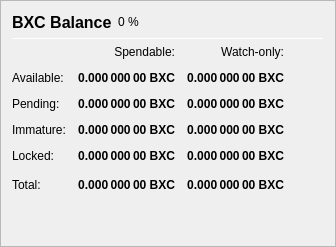
                   <widget class="QFrame" name="frame_Balances">
                    <property name="frameShape">
                     <enum>QFrame::StyledPanel</enum>
                    </property>
                    <property name="frameShadow">
                     <enum>QFrame::Raised</enum>
                    </property>
                    <layout class="QVBoxLayout" name="verticalLayout_4">
                     <item>
                      <layout class="QHBoxLayout" name="horizontalLayout_4">
                       <item>
                        <widget class="QLabel" name="label_5">
                         <property name="minimumSize">
                          <size>
                           <width>0</width>
                           <height>20</height>
                          </size>
                         </property>
                         <property name="font">
                          <font>
                           <pointsize>12</pointsize>
                           <weight>75</weight>
                           <bold>true</bold>
                          </font>
                         </property>
                         <property name="text">
                          <string>BXC Balance</string>
                         </property>
                        </widget>
                       </item>
                       <item>
                        <widget class="QLabel" name="labelBXCPercent">
                         <property name="text">
                          <string notr="true">0 %</string>
                         </property>
                        </widget>
                       </item>
                       <item>
                        <spacer name="horizontalSpacer_3">
                         <property name="orientation">
                          <enum>Qt::Horizontal</enum>
                         </property>
                         <property name="sizeHint" stdset="0">
                          <size>
                           <width>40</width>
                           <height>20</height>
                          </size>
                         </property>
                        </spacer>
                       </item>
                      </layout>
                     </item>
                     <item>
                      <widget class="Line" name="line_Balance">
                       <property name="minimumSize">
                        <size>
                         <width>0</width>
                         <height>1</height>
                        </size>
                       </property>
                       <property name="maximumSize">
                        <size>
                         <width>16777215</width>
                         <height>1</height>
                        </size>
                       </property>
                       <property name="orientation">
                        <enum>Qt::Horizontal</enum>
                       </property>
                      </widget>
                     </item>
                     <item>
                      <layout class="QGridLayout" name="gridLayout">
                       <property name="spacing">
                        <number>12</number>
                       </property>
                       <item row="0" column="1">
                        <widget class="QLabel" name="labelSpendable">
                         <property name="text">
                          <string>Spendable:</string>
                         </property>
                         <property name="alignment">
                          <set>Qt::AlignRight|Qt::AlignTrailing|Qt::AlignVCenter</set>
                         </property>
                        </widget>
                       </item>
                       <item row="0" column="2">
                        <widget class="QLabel" name="labelWatchonly">
                         <property name="text">
                          <string>Watch-only:</string>
                         </property>
                         <property name="alignment">
                          <set>Qt::AlignRight|Qt::AlignTrailing|Qt::AlignVCenter</set>
                         </property>
                        </widget>
                       </item>
                       <item row="1" column="0">
                        <widget class="QLabel" name="labelBalanceText">
                         <property name="text">
                          <string>Available:</string>
                         </property>
                        </widget>
                       </item>
                       <item row="1" column="1">
                        <widget class="QLabel" name="labelBalance">
                         <property name="font">
                          <font>
                           <weight>75</weight>
                           <bold>true</bold>
                          </font>
                         </property>
                         <property name="cursor">
                          <cursorShape>IBeamCursor</cursorShape>
                         </property>
                         <property name="toolTip">
                          <string>Your current spendable balance</string>
                         </property>
                         <property name="text">
                          <string notr="true">0.000 000 00 BXC</string>
                         </property>
                         <property name="alignment">
                          <set>Qt::AlignRight|Qt::AlignTrailing|Qt::AlignVCenter</set>
                         </property>
                         <property name="textInteractionFlags">
                          <set>Qt::LinksAccessibleByMouse|Qt::TextSelectableByKeyboard|Qt::TextSelectableByMouse</set>
                         </property>
                        </widget>
                       </item>
                       <item row="1" column="2">
                        <widget class="QLabel" name="labelWatchAvailable">
                         <property name="font">
                          <font>
                           <weight>75</weight>
                           <bold>true</bold>
                          </font>
                         </property>
                         <property name="cursor">
                          <cursorShape>IBeamCursor</cursorShape>
                         </property>
                         <property name="toolTip">
                          <string>Your current balance in watch-only addresses</string>
                         </property>
                         <property name="text">
                          <string notr="true">0.000 000 00 BXC</string>
                         </property>
                         <property name="alignment">
                          <set>Qt::AlignRight|Qt::AlignTrailing|Qt::AlignVCenter</set>
                         </property>
                         <property name="textInteractionFlags">
                          <set>Qt::LinksAccessibleByMouse|Qt::TextSelectableByKeyboard|Qt::TextSelectableByMouse</set>
                         </property>
                        </widget>
                       </item>
                       <item row="2" column="0">
                        <widget class="QLabel" name="labelPendingText">
                         <property name="text">
                          <string>Pending:</string>
                         </property>
                        </widget>
                       </item>
                       <item row="2" column="1">
                        <widget class="QLabel" name="labelUnconfirmed">
                         <property name="font">
                          <font>
                           <weight>75</weight>
                           <bold>true</bold>
                          </font>
                         </property>
                         <property name="cursor">
                          <cursorShape>IBeamCursor</cursorShape>
                         </property>
                         <property name="toolTip">
                          <string>Total of transactions that have yet to be confirmed, and do not yet count toward the spendable balance</string>
                         </property>
                         <property name="text">
                          <string notr="true">0.000 000 00 BXC</string>
                         </property>
                         <property name="alignment">
                          <set>Qt::AlignRight|Qt::AlignTrailing|Qt::AlignVCenter</set>
                         </property>
                         <property name="textInteractionFlags">
                          <set>Qt::LinksAccessibleByMouse|Qt::TextSelectableByKeyboard|Qt::TextSelectableByMouse</set>
                         </property>
                        </widget>
                       </item>
                       <item row="2" column="2">
                        <widget class="QLabel" name="labelWatchPending">
                         <property name="font">
                          <font>
                           <weight>75</weight>
                           <bold>true</bold>
                          </font>
                         </property>
                         <property name="cursor">
                          <cursorShape>IBeamCursor</cursorShape>
                         </property>
                         <property name="toolTip">
                          <string>Unconfirmed transactions to watch-only addresses</string>
                         </property>
                         <property name="text">
                          <string notr="true">0.000 000 00 BXC</string>
                         </property>
                         <property name="alignment">
                          <set>Qt::AlignRight|Qt::AlignTrailing|Qt::AlignVCenter</set>
                         </property>
                         <property name="textInteractionFlags">
                          <set>Qt::LinksAccessibleByMouse|Qt::TextSelectableByKeyboard|Qt::TextSelectableByMouse</set>
                         </property>
                        </widget>
                       </item>
                       <item row="3" column="0">
                        <widget class="QLabel" name="labelImmatureText">
                         <property name="text">
                          <string>Immature:</string>
                         </property>
                        </widget>
                       </item>
                       <item row="3" column="1">
                        <widget class="QLabel" name="labelImmature">
                         <property name="font">
                          <font>
                           <weight>75</weight>
                           <bold>true</bold>
                          </font>
                         </property>
                         <property name="cursor">
                          <cursorShape>IBeamCursor</cursorShape>
                         </property>
                         <property name="toolTip">
                          <string>Staked or masternode rewards that has not yet matured</string>
                         </property>
                         <property name="text">
                          <string notr="true">0.000 000 00 BXC</string>
                         </property>
                         <property name="alignment">
                          <set>Qt::AlignRight|Qt::AlignTrailing|Qt::AlignVCenter</set>
                         </property>
                         <property name="textInteractionFlags">
                          <set>Qt::LinksAccessibleByMouse|Qt::TextSelectableByKeyboard|Qt::TextSelectableByMouse</set>
                         </property>
                        </widget>
                       </item>
                       <item row="3" column="2">
                        <widget class="QLabel" name="labelWatchImmature">
                         <property name="font">
                          <font>
                           <weight>75</weight>
                           <bold>true</bold>
                          </font>
                         </property>
                         <property name="cursor">
                          <cursorShape>IBeamCursor</cursorShape>
                         </property>
                         <property name="toolTip">
                          <string>Staked or masternode rewards in watch-only addresses that has not yet matured</string>
                         </property>
                         <property name="text">
                          <string notr="true">0.000 000 00 BXC</string>
                         </property>
                         <property name="alignment">
                          <set>Qt::AlignRight|Qt::AlignTrailing|Qt::AlignVCenter</set>
                         </property>
                         <property name="textInteractionFlags">
                          <set>Qt::LinksAccessibleByMouse|Qt::TextSelectableByKeyboard|Qt::TextSelectableByMouse</set>
                         </property>
                        </widget>
                       </item>
                       <item row="4" column="0">
                        <widget class="QLabel" name="labelLockedBalanceText">
                         <property name="toolTip">
                          <string>Locked BXC or Masternode collaterals. These are excluded from zBXC minting.</string>
                         </property>
                         <property name="text">
                          <string>Locked:</string>
                         </property>
                        </widget>
                       </item>
                       <item row="4" column="1">
                        <widget class="QLabel" name="labelLockedBalance">
                         <property name="font">
                          <font>
                           <weight>75</weight>
                           <bold>true</bold>
                          </font>
                         </property>
                         <property name="cursor">
                          <cursorShape>IBeamCursor</cursorShape>
                         </property>
                         <property name="toolTip">
                          <string>Locked BXC or Masternode collaterals. These are excluded from zBXC minting.</string>
                         </property>
                         <property name="text">
                          <string notr="true">0.000 000 00 BXC</string>
                         </property>
                         <property name="alignment">
                          <set>Qt::AlignRight|Qt::AlignTrailing|Qt::AlignVCenter</set>
                         </property>
                         <property name="textInteractionFlags">
                          <set>Qt::LinksAccessibleByMouse|Qt::TextSelectableByKeyboard|Qt::TextSelectableByMouse</set>
                         </property>
                        </widget>
                       </item>
                       <item row="4" column="2">
                        <widget class="QLabel" name="labelWatchLocked">
                         <property name="font">
                          <font>
                           <weight>75</weight>
                           <bold>true</bold>
                          </font>
                         </property>
                         <property name="cursor">
                          <cursorShape>IBeamCursor</cursorShape>
                         </property>
                         <property name="toolTip">
                          <string>Current locked balance in watch-only addresses</string>
                         </property>
                         <property name="text">
                          <string notr="true">0.000 000 00 BXC</string>
                         </property>
                         <property name="alignment">
                          <set>Qt::AlignRight|Qt::AlignTrailing|Qt::AlignVCenter</set>
                         </property>
                         <property name="textInteractionFlags">
                          <set>Qt::LinksAccessibleByMouse|Qt::TextSelectableByKeyboard|Qt::TextSelectableByMouse</set>
                         </property>
                        </widget>
                       </item>
                       <item row="5" column="0">
                        <widget class="QLabel" name="labelTotalText">
                         <property name="toolTip">
                          <string>Your current BitcoinClassic balance, unconfirmed and immature transactions included</string>
                         </property>
                         <property name="text">
                          <string>Total:</string>
                         </property>
                        </widget>
                       </item>
                       <item row="5" column="1">
                        <widget class="QLabel" name="labelTotal">
                         <property name="font">
                          <font>
                           <weight>75</weight>
                           <bold>true</bold>
                          </font>
                         </property>
                         <property name="cursor">
                          <cursorShape>IBeamCursor</cursorShape>
                         </property>
                         <property name="toolTip">
                          <string>Your current BitcoinClassic balance, unconfirmed and immature transactions included</string>
                         </property>
                         <property name="text">
                          <string notr="true">0.000 000 00 BXC</string>
                         </property>
                         <property name="alignment">
                          <set>Qt::AlignRight|Qt::AlignTrailing|Qt::AlignVCenter</set>
                         </property>
                         <property name="textInteractionFlags">
                          <set>Qt::LinksAccessibleByMouse|Qt::TextSelectableByKeyboard|Qt::TextSelectableByMouse</set>
                         </property>
                        </widget>
                       </item>
                       <item row="5" column="2">
                        <widget class="QLabel" name="labelWatchTotal">
                         <property name="font">
                          <font>
                           <weight>75</weight>
                           <bold>true</bold>
                          </font>
                         </property>
                         <property name="cursor">
                          <cursorShape>IBeamCursor</cursorShape>
                         </property>
                         <property name="toolTip">
                          <string>Current total balance in watch-only addresses</string>
                         </property>
                         <property name="text">
                          <string notr="true">0.000 000 00 BXC</string>
                         </property>
                         <property name="alignment">
                          <set>Qt::AlignRight|Qt::AlignTrailing|Qt::AlignVCenter</set>
                         </property>
                         <property name="textInteractionFlags">
                          <set>Qt::LinksAccessibleByMouse|Qt::TextSelectableByKeyboard|Qt::TextSelectableByMouse</set>
                         </property>
                        </widget>
                       </item>
                       <item row="5" column="3">
                        <spacer name="horizontalSpacer_9">
                         <property name="orientation">
                          <enum>Qt::Horizontal</enum>
                         </property>
                         <property name="sizeHint" stdset="0">
                          <size>
                           <width>40</width>
                           <height>20</height>
                          </size>
                         </property>
                        </spacer>
                       </item>
                      </layout>
                     </item>
                     <item>
                      <spacer name="verticalSpacer_3">
                       <property name="orientation">
                        <enum>Qt::Vertical</enum>
                       </property>
                       <property name="sizeHint" stdset="0">
                        <size>
                         <width>20</width>
                         <height>40</height>
                        </size>
                       </property>
                      </spacer>
                     </item>
                    </layout>
                   </widget>
